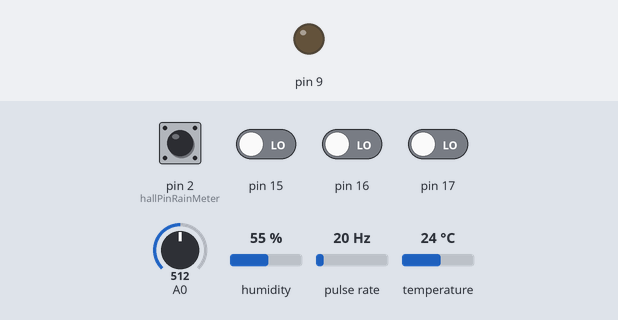
Bench run of a sketch on a simulated Arduino Uno, built with avr-gcc and run on an emulated ATmega328P. Parts: output pins drawn as LEDs (lit = HIGH). Wiring (inferred from the names in the program): pulse sensor: data pin 3. The test bench sets the inputs (shaded band); at power-on: pin 2 (hallPinRainMeter) HIGH, pin 15–17 LOW, A0 = 512, humidity 55 %, pulse rate 20 Hz, temperature 24 °C. No radio packets arrive unless stated; what the sketch prints to the serial monitor is not drawn.

Above: at 3.5 s.
Timing chart, 0 to 9.2 s (numbered marks = the images above):
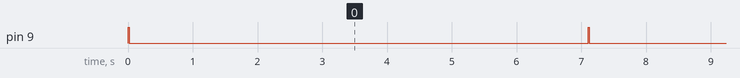

Measured:
- by itself, pin 9: alternates HIGH for 0.02 s and LOW for 7.1 s

The sketch:

WeatherstationNano.ino
```cpp
#include <VirtualWire.h>
#include <string.h>
#include <DHT.h>
#include <Wire.h>
#include <Sleep_n0m1.h>
#include "Adafruit_MCP23017.h"

//serial number for seperate measure from other station
const int serialNumber = 10001;

//battery
const float TensionMin = 6.0f; //tension min
const float TensionMax = 7.5f; //tension max

//Initialize Sleep lib
Sleep sleep;
unsigned long sleepTime;


// For Real millis in minute
float myMinute = 0.0f;
unsigned long millisLastTime = 0;
int minuteAtLastEraseCheck;

//Initialize wind speed and direction
Adafruit_MCP23017 mcp;
const int hallPinWindSpeed = 3;
const int corectionWindSpeed = 6;
const float spoonDistance = 0.085;//distance in meter between center of the spoon and central axe
int windCounter = 0;
int windCountLastTime = 0;
int timeLastTime;
int oldWindCounter = 0;
const int windHistoryNumber = 120;
float windHistory[windHistoryNumber];
int currentIndex = 0;

//Initialize variable for rainmeter
int millisFromLastWaterCounter;
int waterCounter = 0;
const int hallPinRainMeter = 2;//pin for hall sensor
int oldWaterCount = 0;

//Initialize DTH22 Temperature and humidity
#define DHT22PIN 4    // pin of DHT22
#define DHT22TYPE DHT22     // DHT 22
DHT dht22(DHT22PIN, DHT22TYPE);

void setup()
{
	// Serial for debug only
	Serial.begin(9600);

	// Sleep time by default
	sleepTime = 30000; //set sleep time in ms, max sleep time is 49.7 days

	// Initialise dht sensor
	dht22.begin();

	// Initialise mpc controler for wind direction
	mcp.begin();      // use default address 0
  	mcp.pinMode(4, INPUT);
  	mcp.pullUp(4, HIGH);
  	mcp.pinMode(5, INPUT);
  	mcp.pullUp(5, HIGH);
  	mcp.pinMode(6, INPUT);
  	mcp.pullUp(6, HIGH);
  	mcp.pinMode(7, INPUT);
  	mcp.pullUp(7, HIGH);
  	mcp.pinMode(8, INPUT);
  	mcp.pullUp(8, HIGH);
  	mcp.pinMode(9, INPUT);
  	mcp.pullUp(9, HIGH);
  	mcp.pinMode(10, INPUT);
  	mcp.pullUp(10, HIGH);
  	mcp.pinMode(11, INPUT);
  	mcp.pullUp(11, HIGH);
  	mcp.pinMode(0, OUTPUT);

	// Initialize pin for battery test
	pinMode(9, OUTPUT);

	// Initialise Transmiter
	vw_set_ptt_inverted(true); // Required for DR3100
	vw_setup(2000);  // Bits per sec
	vw_set_tx_pin(5); // Data pin on arduino


	//Interrupt for rainmeter and windSpeed tick
	attachInterrupt(digitalPinToInterrupt(hallPinRainMeter), rainMeter, FALLING);
	attachInterrupt(digitalPinToInterrupt(hallPinWindSpeed), windIncrement, FALLING);

	//Initialize Variable for wind average calcul
	for (int i = 0; i < windHistoryNumber; ++i)
	{
    	windHistory[i] = 0.0f;
	}
}


//Main program loop.
void loop()
{
	// Start hall sensor for wind speed
	mcp.digitalWrite(0, HIGH);

	// Start battery test
	digitalWrite(9, HIGH);
	delay(10);
	float b = analogRead(A0);
	float c = (b*(2.88f/1023.0f)) / (220.0f / (1000.0f + 220.0f));
	int minValue = (1023 * TensionMin) / (2.88f / (220.0f / (1000.0f + 220.0f)));
  	int maxValue = (1023 * TensionMax) / (2.88f / (220.0f / (1000.0f + 220.0f)));
	int battery = ((b - minValue) * 100) / (maxValue - minValue); // % transform
	if (battery > 100)
	{
    	battery = 100;
	}
	else if (battery < 0)
	{
    	battery = 0;
	}
	delay(10);
	digitalWrite(9, LOW);

	// start counting time
	if(millisLastTime > millis())
	{
		myMinute = 0;
		millisLastTime = 0;
	}
	myMinute += static_cast<float>((millis() - millisLastTime)) / 60000.0f;

	// set string of sensor data and serial
	String serial(serialNumber);
	String stringOfAllSensorData;

	// Read DHT22
	float humidityDHT22 = dht22.readHumidity();
	float temperatureDHT22 = dht22.readTemperature();

	// single precision temperature
	String singlePrecisionaverageActualTemperature(temperatureDHT22, 1);

	// Cast float humidity to interger in String
	String intHumidity(humidityDHT22, 0);

	// Set single precision of temperatureDHT22 and put in a String
	String floatSinglePrecisionTemperatureDHT22(temperatureDHT22, 1);

	// Wind direction
	delay(10);
	String windDirection = "NoData";
	if(!mcp.digitalRead(4))
	{
		windDirection = "S";
	}
	if(!mcp.digitalRead(11))
	{
		windDirection = "SW";
	}
	if(!mcp.digitalRead(10))
	{
		windDirection = "W";
	}
	if(!mcp.digitalRead(9))
	{
		windDirection = "NW";
	}
	if(!mcp.digitalRead(8))
	{
		windDirection = "N";
	}
	if(!mcp.digitalRead(7))
	{
		windDirection = "NE";
	}
	if(!mcp.digitalRead(6))
	{
		windDirection = "E";
	}
	if(!mcp.digitalRead(5))
	{
		windDirection = "SE";
	}
	if(!mcp.digitalRead(4) && !mcp.digitalRead(11))
	{
		windDirection = "SSW";
	}
	if(!mcp.digitalRead(10) && !mcp.digitalRead(11))
	{
		windDirection = "WSW";
	}
	if(!mcp.digitalRead(9) && !mcp.digitalRead(10))
	{
		windDirection = "WNW";
	}
	if(!mcp.digitalRead(8) && !mcp.digitalRead(9))
	{
		windDirection = "NNW";
	}
	if(!mcp.digitalRead(7) && !mcp.digitalRead(8))
	{
		windDirection = "NNE";
	}
	if(!mcp.digitalRead(6) && !mcp.digitalRead(7))
	{
		windDirection = "ENE";
	}
	if(!mcp.digitalRead(5) && !mcp.digitalRead(6))
	{
		windDirection = "ESE";
	}
	if(!mcp.digitalRead(4) && !mcp.digitalRead(5))
	{
		windDirection = "SSE";
	}
	// Serial.println(windDirection); //debug

	// Wind speed
	int windCountFromLastTime = windCounter - windCountLastTime;
	windCountLastTime = windCounter;
	unsigned long timeFromLastTime = (millis() - millisLastTime) + sleepTime;
	if (0 == millisLastTime)
	{
		timeFromLastTime = sleepTime;
	}
	millisLastTime = millis();
	float tourParS = 0.0f;
	float windSpeed = 0.0f;

	if (windCountFromLastTime > 0)
	{
		tourParS = 1000.0f * static_cast<float>(windCountFromLastTime) / static_cast<float>(timeFromLastTime);
		// Vitesse = 3.6(3600s per hours divide by 1000 for kilometre) * 2pi * diametre until center of spoon * loop by seconde
		// Serial.println(tourParS); //debug
		windSpeed = 3.6*2*3.14*spoonDistance*tourParS;
		windSpeed *= corectionWindSpeed;
		// Serial.println(windSpeed); //debug
	}

	// Calcul of average windspeed of last 120 measure
	windHistory[currentIndex] = windSpeed;
	currentIndex = (currentIndex + 1) % windHistoryNumber;
	float averageWind = 0.0f;
	for(int i = 0; i<windHistoryNumber; i++)
	{
		averageWind += windHistory[i];
	}
	if (averageWind != 0.0f)
	{
		averageWind /= windHistoryNumber;
		// Short sleep time if windy during last 120 measure
		sleepTime = 5000;
	}
	else
	{
		sleepTime = 30000;
	}

	// single precision wind
	String singlePrecisionAverageWind(averageWind, 1);
	String singlePrecisionWind(windSpeed, 1);

	// Turn off Hall sensor for wind direction
	mcp.digitalWrite(0, LOW);

	// Build global String
	stringOfAllSensorData = serial;
	stringOfAllSensorData += " ";
	stringOfAllSensorData += singlePrecisionaverageActualTemperature;
	stringOfAllSensorData += " ";
	stringOfAllSensorData += intHumidity;
	stringOfAllSensorData += " ";
	stringOfAllSensorData += waterCounter;
	stringOfAllSensorData += " ";
	stringOfAllSensorData += singlePrecisionAverageWind;
	stringOfAllSensorData += " ";
	stringOfAllSensorData += singlePrecisionWind;
	stringOfAllSensorData += " ";
	stringOfAllSensorData += windDirection;
	stringOfAllSensorData += " ";
	stringOfAllSensorData += battery;
	Serial.println(stringOfAllSensorData); //debug

	// Number of message send every cycle
	int repeatnumber = 6;
	// send loop with repeat number
	while(repeatnumber > 0, repeatnumber--)
	{
		// send global string with all sensor data
		vw_send((uint8_t*)stringOfAllSensorData.c_str(), stringOfAllSensorData.length());
		vw_wait_tx(); // Wait until the whole message is gone
		delay(100);
	}

	//Erase rain and wind data if no change during 2 hours
	Serial.println(myMinute); //debug
	if((myMinute - minuteAtLastEraseCheck)> 120)
  	{

    	if(waterCounter == oldWaterCount)
		{
			waterCounter = 0;
			// Serial.println("water erase"); //debug
		}
		oldWaterCount = waterCounter;
		if(windCounter == oldWindCounter)
		{
			// Serial.println("wind erase"); //debug
			windCounter = 0;
			windCountLastTime = 0;
		}
		oldWindCounter = windCounter;
		minuteAtLastEraseCheck = myMinute;
	}
 	delay(100);

	// Sleep until next sensor read
  	sleep.pwrDownMode(); //set sleep mode
  	sleep.sleepDelay(sleepTime);
  	delay(1000);
	myMinute += static_cast<float>(sleepTime) / 60000.0f;
}

void rainMeter()
{
    waterCounter ++;
}
void windIncrement()
{
	windCounter ++;
}
```
